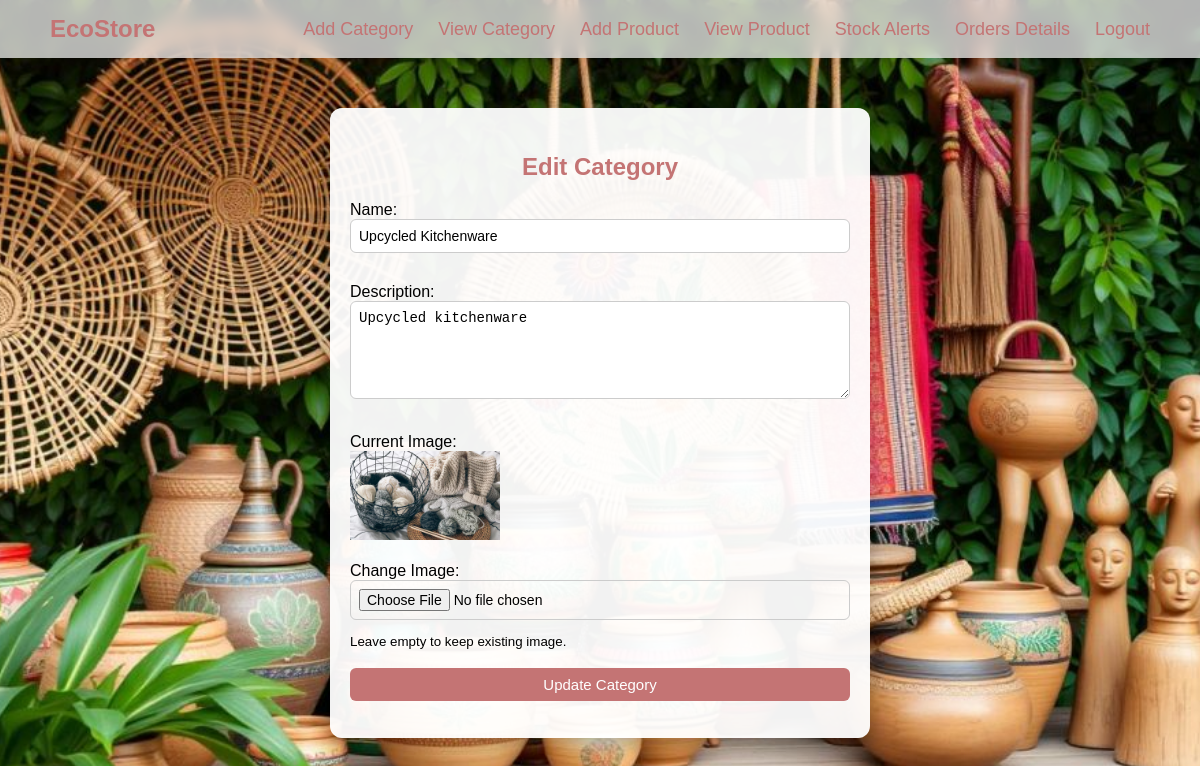
The page /shop/editcategory.php?id=18 (signed in) on the database its author committed.
### tables this page shows
CREATE TABLE `category` (
  `cat_id` int(11) NOT NULL,
  `name` varchar(255) NOT NULL,
  `image` varchar(255) NOT NULL,
  `description` text NOT NULL,
  `user_id` int(11) DEFAULT NULL,
  `created_at` timestamp NOT NULL DEFAULT current_timestamp()
);

### shop/editcategory.php (the view, shortened to what this page needs)
<?php
include 'db_connect.php';
include 'shopheader.php';
$userid = $_SESSION['user_id'];
$cat_id = $_GET['id'];
$sql = "SELECT * FROM category WHERE cat_id='$cat_id' AND user_id='$userid'";
$result = mysqli_query($con, $sql);
$row = mysqli_fetch_assoc($result);
?>
<!DOCTYPE html>
<html>
<head>
</head>
<body>
    <div class="page-content">
<h2>Edit Category</h2>
<form method="POST" enctype="multipart/form-data">
    <label>Name:</label><br>
    <input type="text" name="name" value="<?php echo htmlspecialchars($row['name']); ?>" required><br><br>
    <label>Description:</label><br>
    <textarea name="description" rows="5"><?php echo htmlspecialchars($row['description']); ?></textarea><br><br>
    <label>Current Image:</label><br>
    <?php if(!empty($row['image'])): ?>
        <img src="uploads/<?php echo htmlspecialchars($row['image']); ?>" style="max-width:150px;"><br><br>
    <?php else: ?>
        No image uploaded<br><br>
    <?php endif; ?>
    <label>Change Image:</label><br>
    <input type="file" name="image" accept="image/*"><br>
    <small>Leave empty to keep existing image.</small><br><br>
    <button type="submit">Update Category</button>
</form>
    </div>
</body>
</html>

### shop/shopheader.php (style rules this page uses)
body { margin: 0; font-family: Arial, sans-serif; background: url("../image/bg.jpeg") no-repeat center center fixed; background-size: cover; }
.page-content { max-width: 1200px; margin: 30px auto; background: rgba(255,255,255,0.9); padding: 20px; border-radius: 10px; box-shadow: 0 0 10px rgba(0,0,0,0.2); }

### shop/editcategory.php (style rules this page uses)
.page-content { max-width: 500px; margin: 50px auto; background: rgba(255,255,255,0.95); padding: 25px 20px; border-radius: 12px; box-shadow: 0 8px 20px rgba(0,0,0,0.3); }
.page-content h2 { text-align: center; color: #c47474ff; margin-bottom: 20px; }
.page-content input[type="text"], .page-content input[type="file"], .page-content textarea, .page-content button { width: 100%; padding: 8px; margin-bottom: 12px; border-radius: 6px; border: 1px solid #ccc; font-size: 14px; box-sizing: border-box; }
.page-content textarea { resize: vertical; }
.page-content button { background-color: #c47474ff; color: white; font-size: 15px; border: none; cursor: pointer; transition: background 0.3s; }

### rows shown on the page
category: name "Upcycled Kitchenware", description "Upcycled kitchenware", image (picture)
